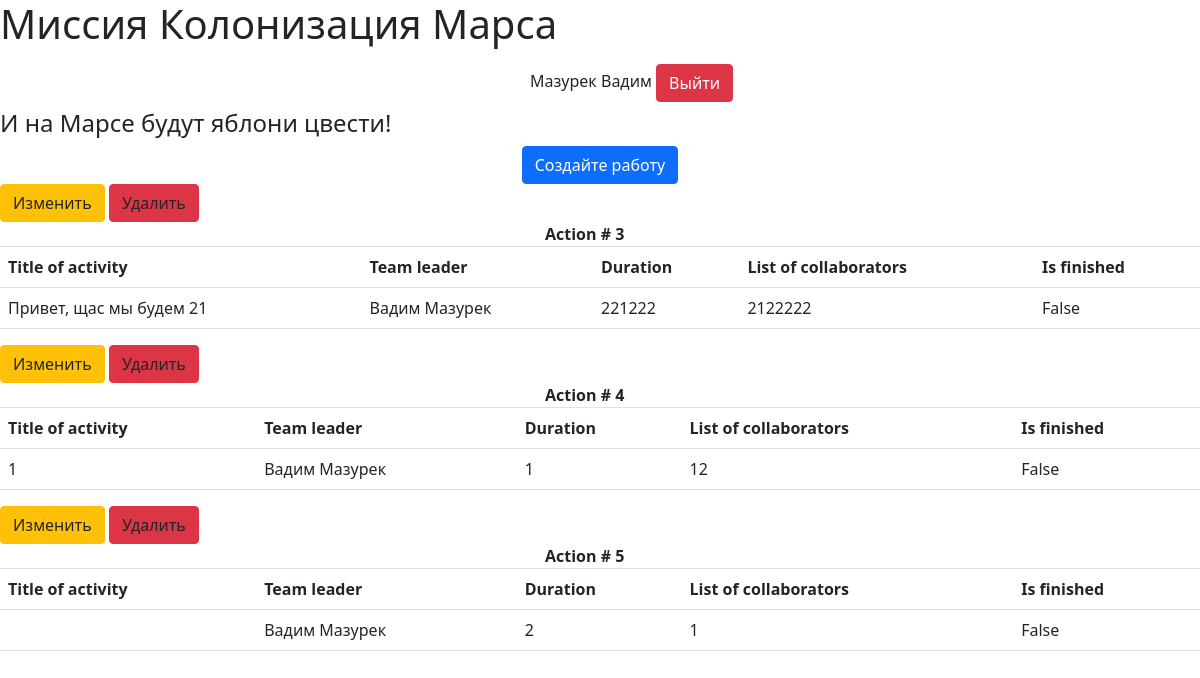
Page / (signed in) on the earlier database version.
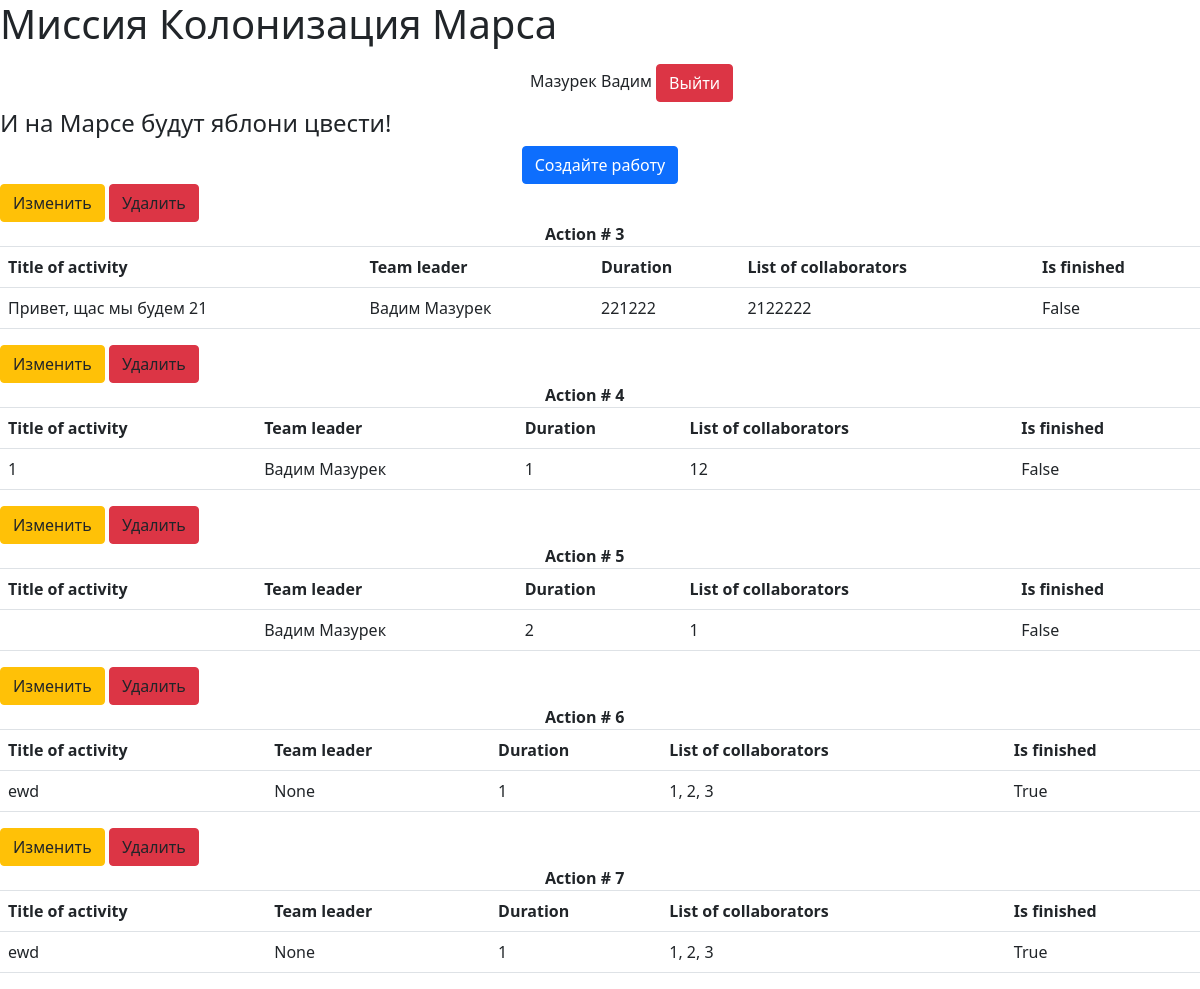
Same page on the later database version.
### data/users.py (models this page shows)
class Jobs(SqlAlchemyBase, UserMixin, SerializerMixin):
    __tablename__ = 'Jobs'
    id = sqlalchemy.Column(sqlalchemy.Integer, primary_key=True, autoincrement=True)
    team_leader = sqlalchemy.Column(sqlalchemy.Integer, sqlalchemy.ForeignKey("users.id"))
    job = sqlalchemy.Column(sqlalchemy.String)
    work_size = sqlalchemy.Column(sqlalchemy.Integer)
    collaborators = sqlalchemy.Column(sqlalchemy.String)
    start_date = sqlalchemy.Column(sqlalchemy.DateTime, default=datetime.datetime.now())
    end_date = sqlalchemy.Column(sqlalchemy.DateTime, default=datetime.datetime.now())
    is_finished = sqlalchemy.Column(sqlalchemy.Boolean)
    id_creator = sqlalchemy.Column(sqlalchemy.Integer)

### main.py (the view)
@app.route('/')
def main():
    try:
        if session['name']:
            spisok = {}
            try:
                for job in db_sess.query(Jobs).all():
                    spisok[str(job.id)] = {}
                    spisok[str(job.id)]['job'] = str(job.job)
                    team_lead = db_sess.query(User).filter(User.id == job.team_leader).first()
                    try:
                        spisok[str(job.id)]['team_leader'] = str(team_lead.name + ' ' + team_lead.surname)
                    except AttributeError:
                        spisok[str(job.id)]['team_leader'] = str('None')
                    spisok[str(job.id)]['work_size'] = str(job.work_size)
                    spisok[str(job.id)]['collaborators'] = str(job.collaborators)
                    spisok[str(job.id)]['is_finished'] = job.is_finished
                    spisok[str(job.id)]['id_creator'] = job.id_creator
                return render_template('main.html', name=session['name'], form=spisok, id_main=session['id'])
            except exc.InvalidRequestError:
                return redirect('/')
        else:
            return render_template('error.html', error="""
            Вы не прошли авторизацию.
            """)
    except KeyError:
        session['name'] = None
        return

### data/db_session.py (called while the page is built)
def create_session() -> Session:
    global __factory
    return __factory()

### main.py (called while the page is built)
@login_manager.user_loader
def load_user(user_id):
    db_sess = db_session.create_session()
    return db_sess.query(User).get(user_id)

### templates/main.html (shortened to what this page needs)
{% extends "base.html" %}
{% block content %}
<div class="w-100 text-center">
    <a class="btn btn-primary mx-auto" href="/addJobs" role="button">Создайте работу</a>
</div>
    {% for name in form %}
        {% set name1 = name %}
        {% set a = form.get(name) %}
            {% if id_main == a.get('id_creator') or id_main == 1%}
            <a id="{{ name1 }}" class="btn btn-warning" role="button" data-toggle="modal" data-target="#editModal" onclick="last_id_python(this.id)">Изменить</a>
            <a id="{{ name }}" type="button" class="btn btn-danger" data-toggle="modal" data-target="#deleteModal" onclick="last_id(this.id)">Удалить</a>
            {% endif %}
            <caption><b class="mx-auto d-block" style="width: 110px;">Action # {{name}}</b></caption>
<table class="table table-hover caption-top">
                <tr>
                    <th>Title of activity</th>
                    <th>Team leader</th>
                    <th>Duration</th>
                    <th>List of collaborators</th>
                    <th>Is finished</th>
                </tr>
                <tr>
                    <td>{{ a.get('job') }}  </td>
                    <td>{{ a.get('team_leader') }}</td>
                    <td>{{ a.get('work_size') }}</td>
                    <td>{{ a.get('collaborators') }}</td>
                    <td>{{ a.get('is_finished') }}</td>
                </tr>
            </table>
    {% endfor %}
{% endblock %}

### templates/base.html (shortened to what this page needs)
<!DOCTYPE html>
<html lang="en">
    <head>
        <link rel="stylesheet" type="text/css" href={{ url_for('static', filename='style.css') }}/>
        <link rel="stylesheet" href="https://maxcdn.bootstrapcdn.com/bootstrap/4.0.0/css/bootstrap.min.css">
        <link rel="stylesheet" href="https://maxcdn.bootstrapcdn.com/bootstrap/4.1.0/css/bootstrap.min.css">
        <link href="https://cdn.jsdelivr.net/npm/bootstrap@5.0.0-beta3/dist/css/bootstrap.min.css" rel="stylesheet">
    </head>
    <body>
    <header>
        <h1 class="mb-3" style="display: inline-block">Миссия Колонизация Марса</h1>
        {% if session['name'] %}
            <p style="display: inline-block; margin-left: 40%">{{ session['name'] }}</p>
            <a role="button" class="btn btn-danger" style="display: inline-block" href="/logout">Выйти</a>
        {% else %}
            <a role="button" class="btn btn-primary" style="display: inline-block; margin-left: 50%" href="/login">Войти</a>
            <a role="button" class="btn btn-primary" style="background-color: greenyellow; border-color: greenyellow" href="/registration">Регистрация</a>
        {% endif %}
        <h4>И на Марсе будут яблони цвести!</h4>
    </header>
        {% block content %}{% endblock %}
    </body>
</html>

### static/style.css (style rules this page uses)
p { padding-left: 50px }

Differences in the rows shown:
added Jobs: get "ewd", get "1, 2, 3"
added Jobs: get "ewd", get "1, 2, 3"
Other differences:
new list line: "Изменить Удалить Action # 6 Title of activity Team leader Duration List of collaborators Is finished None 1 True"
new list line: "Изменить Удалить Action # 7 Title of activity Team leader Duration List of collaborators Is finished None 1 True"
